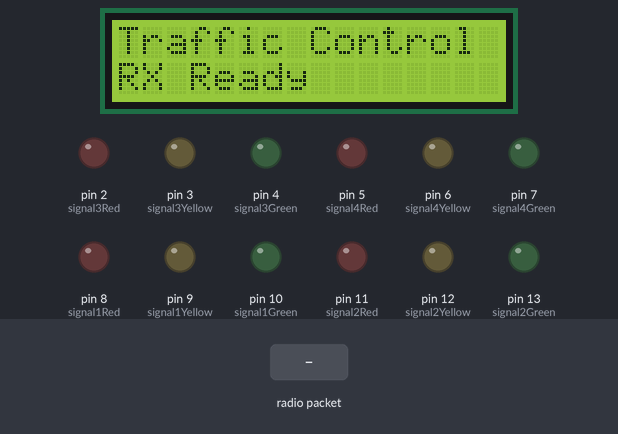
A sketch run on a simulated Arduino Uno, built with avr-gcc and run on an emulated ATmega328P. Shown: 16×2 character LCD, output pins drawn as LEDs (lit = HIGH). Inputs (shaded band) come from the test bench. No radio packets arrive unless stated; what the sketch prints to the serial monitor is not drawn.

Above: at 1.2 s.
1.3 s: radio packet "1" arrives
At 2.2 s:
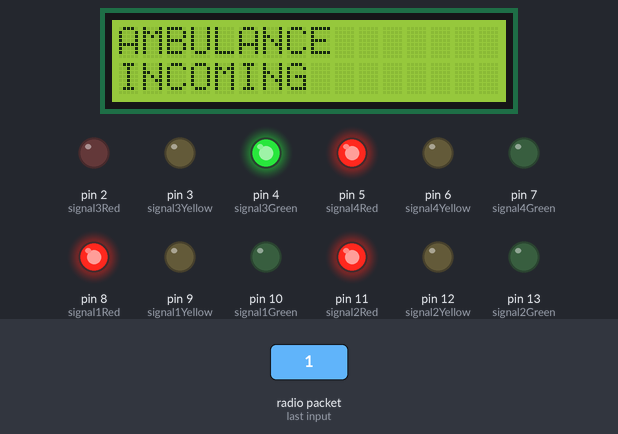
At 7.2 s:
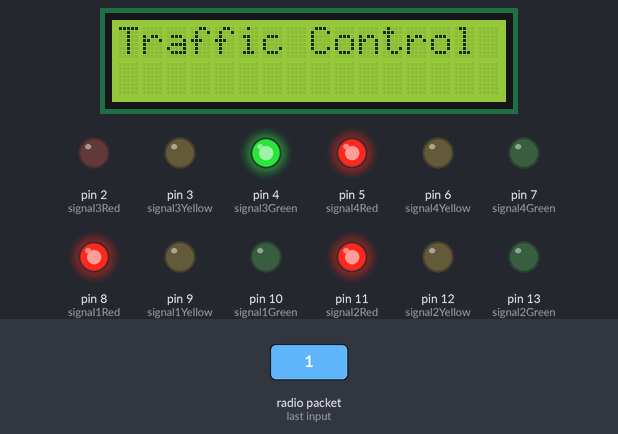
Timing chart, 0 to 13.5 s (numbered marks = the images above; inputs shaded):
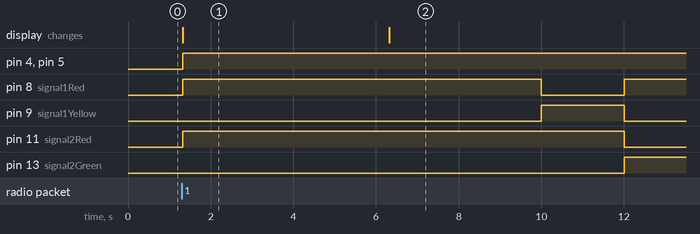

Measured:
- after the input at 1.3 s, pin 4 (signal3Green), pin 5 (signal4Red): LOW → HIGH at once; pin 8 (signal1Red): LOW → HIGH after 0.02 s instead of 10.7 s; pin 11 (signal2Red): LOW → HIGH at once, → LOW 10.7 s later; the display: changes at once (image 1)
- what the display in image 1 shows lasts 5.0 s, from 1.3 s to 6.3 s

The sketch:

reciverCode.ino
```cpp
#include <Wire.h>
#include <LiquidCrystal_I2C.h>
#include <RH_ASK.h>
#include <SPI.h>  // Required for RH_ASK

LiquidCrystal_I2C lcd(0x27, 16, 2); // Initialize I2C LCD (address 0x27, 16 columns, 2 rows)
RH_ASK driver(2000, A0);  // Receiver pin set to A0

// Pin Definitions
const int signal3Red = 2;
const int signal3Yellow = 3;
const int signal3Green = 4;
const int signal4Red = 5;
const int signal4Yellow = 6;
const int signal4Green = 7;
const int signal1Red = 8;
const int signal1Yellow = 9;
const int signal1Green = 10;
const int signal2Red = 11;
const int signal2Yellow = 12;
const int signal2Green = 13;

// Variables
unsigned long lastSignalTime = 0;
const unsigned long overrideDuration = 5000;
bool overrideActive = false;
unsigned long lastCycleTime = 0;
const unsigned long cycleDuration = 10000;
const unsigned long yellowDuration = 2000;
int currentSignal = 1;

void setup() {
  Serial.begin(9600);

  // Pin modes for traffic signals
  pinMode(signal1Red, OUTPUT);
  pinMode(signal1Yellow, OUTPUT);
  pinMode(signal1Green, OUTPUT);
  pinMode(signal2Red, OUTPUT);
  pinMode(signal2Yellow, OUTPUT);
  pinMode(signal2Green, OUTPUT);
  pinMode(signal3Red, OUTPUT);
  pinMode(signal3Yellow, OUTPUT);
  pinMode(signal3Green, OUTPUT);
  pinMode(signal4Red, OUTPUT);
  pinMode(signal4Yellow, OUTPUT);
  pinMode(signal4Green, OUTPUT);

  // Initialize LCD
  lcd.init();
  lcd.backlight();
  lcd.setCursor(0, 0);
  lcd.print("Traffic Control");

  if (!driver.init()) {
    Serial.println("Receiver Init Failed");
    lcd.setCursor(0, 1);
    lcd.print("RX Failed");
  } else {
    Serial.println("Receiver Ready");
    lcd.setCursor(0, 1);
    lcd.print("RX Ready");
  }
}

void loop() {
  uint8_t buffer[RH_ASK_MAX_MESSAGE_LEN];
  uint8_t buflen = sizeof(buffer);

  if (driver.recv(buffer, &buflen)) {
    Serial.println("Transmitter Signal Detected");
    lastSignalTime = millis();
    overrideActive = true;

    // Display message on LCD
    lcd.clear();
    lcd.setCursor(0, 0);
    lcd.print("AMBULANCE");
    lcd.setCursor(0, 1);
    lcd.print("INCOMING");
  }

  if (overrideActive) {
    activateOverride(3);  // Signal 3 turns green
    if (millis() - lastSignalTime > overrideDuration) {
      overrideActive = false;
      lcd.clear();
      lcd.setCursor(0, 0);
      lcd.print("Traffic Control");
    }
  } else {
    normalTrafficCycle();
  }
}

void activateOverride(int signalNumber) {
  for (int i = 1; i <= 4; i++) {
    if (i == signalNumber) {
      setSignalState(i, true, false); // Green ON
    } else {
      setSignalState(i, false, false); // Red ON
    }
  }
}

void normalTrafficCycle() {
  if (millis() - lastCycleTime >= cycleDuration) {
    // Start yellow phase
    setSignalState(currentSignal, false, true); // Yellow ON
    delay(yellowDuration);

    // Move to next signal
    setSignalState(currentSignal, false, false); // All OFF
    currentSignal++;
    if (currentSignal > 4) currentSignal = 1;

    lastCycleTime = millis();
    setSignalState(currentSignal, true, false); // Green ON
  }
}

void setSignalState(int signalNumber, bool greenOn, bool yellowOn) {
  int redPin, yellowPin, greenPin;

  switch (signalNumber) {
    case 1:
      redPin = signal1Red;
      yellowPin = signal1Yellow;
      greenPin = signal1Green;
      break;
    case 2:
      redPin = signal2Red;
      yellowPin = signal2Yellow;
      greenPin = signal2Green;
      break;
    case 3:
      redPin = signal3Red;
      yellowPin = signal3Yellow;
      greenPin = signal3Green;
      break;
    case 4:
      redPin = signal4Red;
      yellowPin = signal4Yellow;
      greenPin = signal4Green;
      break;
  }

  digitalWrite(redPin, !greenOn && !yellowOn);   // Red ON if green and yellow are OFF
  digitalWrite(yellowPin, yellowOn);
  digitalWrite(greenPin, greenOn);
}
```
